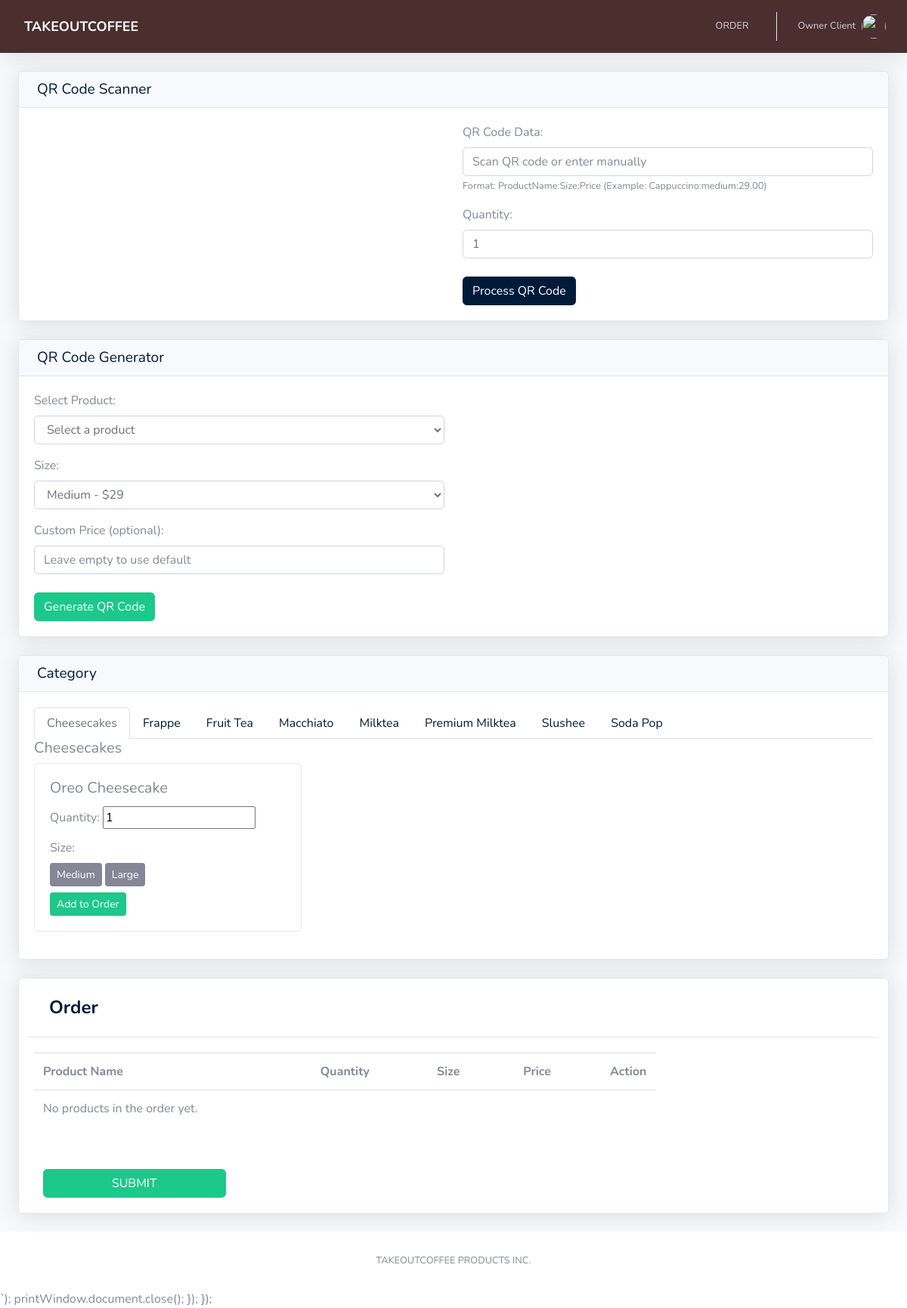
/pages/pos.php (signed in), run on the app's committed database.
### tables this page shows
CREATE TABLE `category` (
  `category_id` int(11) NOT NULL,
  `category_name` varchar(50) DEFAULT NULL
);

CREATE TABLE `product` (
  `PRODUCT_ID` int(11) NOT NULL,
  `PRODUCT_CODE` varchar(20) NOT NULL,
  `NAME` varchar(50) DEFAULT NULL,
  `quantity` decimal(10,2) DEFAULT NULL,
  `unit` varchar(50) DEFAULT NULL,
  `ing_name` varchar(255) DEFAULT NULL,
  `recipe_name` varchar(255) DEFAULT NULL,
  `DESCRIPTION` varchar(250) NOT NULL,
  `QTY_STOCK` int(50) DEFAULT NULL,
  `ON_HAND` int(250) NOT NULL,
  `PRICE` int(50) DEFAULT NULL,
  `expenses` decimal(10,2) DEFAULT NULL,
  `CATEGORY_ID` int(11) DEFAULT NULL,
  `SUPPLIER_ID` int(11) DEFAULT NULL,
  `DATE_STOCK_IN` varchar(50) NOT NULL,
  `recipe_id` int(11) DEFAULT NULL
);

### pages/pos.php (the view, shortened to what this page needs)
<?php
include '../includes/connection.php';
include '../includes/topp.php';
$priceList = [
    'medium' => 29,
    'large' => 39
];
?>
<div class="row mb-4">
    <div class="col-lg-12">
        <div class="card shadow">
            <div class="card-header py-2">
                <h4 class="m-1 text-lg text-primary">QR Code Scanner</h4>
            </div>
            <div class="card-body">
                <div class="row">
                    <div class="col-md-6">
                    </div>
                    <div class="col-md-6">
                        <form method="post" id="qr-form">
                            <div class="form-group">
                                <label for="qr_scan_data">QR Code Data:</label>
                                <input type="text" id="qr_scan_data" name="qr_scan_data" class="form-control" placeholder="Scan QR code or enter manually">
                                <small class="form-text text-muted">Format: ProductName:Size:Price (Example: Cappuccino:medium:29.00)</small>
                            </div>
                            <div class="form-group">
                                <label for="scan_quantity">Quantity:</label>
                                <input type="number" id="scan_quantity" name="scan_quantity" class="form-control" value="1" min="1">
                            </div>
                            <button type="submit" class="btn btn-primary mt-2">Process QR Code</button>
                        </form>
                    </div>
                </div>
            </div>
        </div>
    </div>
</div>
<div class="row mb-4">
    <div class="col-lg-12">
        <div class="card shadow">
            <div class="card-header py-2">
                <h4 class="m-1 text-lg text-primary">QR Code Generator</h4>
            </div>
            <div class="card-body">
                <div class="row">
                    <div class="col-md-6">
                        <form id="qr-generator-form">
                            <div class="form-group">
                                <label for="product-select">Select Product:</label>
                                <select id="product-select" class="form-control">
                                    <option value="">Select a product</option>
                                </select>
                            </div>
                            <div class="form-group">
                                <label>Size:</label>
                                <select id="qr-size" class="form-control">
                                    <option value="medium">Medium - $<?php echo $priceList['medium']; ?></option>
                                </select>
                            </div>
                            <div class="form-group">
                                <label for="custom-price">Custom Price (optional):</label>
                                <input type="number" id="custom-price" class="form-control" step="0.01" placeholder="Leave empty to use default">
                            </div>
                            <button type="button" id="generate-qr" class="btn btn-success mt-2">Generate QR Code</button>
                        </form>
                    </div>
                    <div class="col-md-6 text-center">
                    </div>
                </div>
            </div>
        </div>
    </div>
</div>
<div class="row">
    <div class="col-lg-12">
        <div class="card shadow mb-0">
            <div class="card-header py-2">
                <h4 class="m-1 text-lg text-primary">Category</h4>
            </div>
            <div class="card-body">
                <ul class="nav nav-tabs">
                    <?php
                    $categoryQuery = "SELECT category_id, category_name FROM category ORDER BY category_name";
                    $categoryResult = mysqli_query($db, $categoryQuery) or die('Error fetching categories: ' . mysqli_error($db));
                    $first = true;
                    while ($category = mysqli_fetch_assoc($categoryResult)): ?>
                        <li class="nav-item">
                            <a class="nav-link <?php echo $first ? 'active' : ''; ?>" href="#category<?php echo $category['category_id']; ?>" data-toggle="tab">
                                <?php echo $category['category_name']; ?>
                            </a>
                        </li>
                    <?php
                    $first = false;
                    endwhile; ?>
                </ul>
                <div class="tab-content">
                    <?php
                    mysqli_data_seek($categoryResult, 0);
                    $first = true;
                    while ($category = mysqli_fetch_assoc($categoryResult)):
                        $categoryId = $category['category_id'];
                        $categoryName = $category['category_name'];
                        $productQuery = "SELECT PRODUCT_ID, name FROM product WHERE category_id = $categoryId ORDER BY name";
                        $productResult = mysqli_query($db, $productQuery) or die('Error fetching products: ' . mysqli_error($db));
                    ?>
                        <div class="tab-pane fade <?php echo $first ? 'show active' : ''; ?>" id="category<?php echo $categoryId; ?>">
                            <h5><?php echo $categoryName; ?></h5>
                            <div class="row">
                                <?php while ($product = mysqli_fetch_assoc($productResult)): ?>
                                    <div class="col-md-4 mb-3">
                                        <div class="card">
                                            <div class="card-body">
                                                <h5 class="card-title"><?php echo htmlspecialchars($product['name']); ?></h5>
                                                <form method="post" action="pos.php?action=add&id=<?php echo $product['PRODUCT_ID']; ?>">
                                                    <label for="quantity-<?php echo $product['PRODUCT_ID']; ?>">Quantity:</label>
                                                    <input type="number" id="quantity-<?php echo $product['PRODUCT_ID']; ?>" name="quantity" value="1" min="1" required>
                                                    <div class="mt-2">
                                                        <label>Size:</label><br>
                                                        <button type="button" class="btn btn-secondary btn-sm size-btn" data-size="medium">Medium</button>
                                                        <button type="button" class="btn btn-secondary btn-sm size-btn" data-size="large">Large</button>
                                                    </div>
                                                    <button type="submit" name="addpos" class="btn btn-success btn-sm mt-2">Add to Order</button>
                                                </form>
                                            </div>
                                        </div>
                                    </div>
                                <?php endwhile; ?>
                            </div>
                        </div>
                    <?php
                        $first = false;
                    endwhile;
                    ?>
                </div>
            </div>
        </div>
    </div>
</div>
<br />
<div class="card shadow mb-4 col-md-12">
    <div class="card-header py-3 bg-white">
        <h4 class="m-2 font-weight-bold text-primary">Order</h4>
    </div>
    <div class="row">
        <div class="card-body col-md-9">
            <div class="table-responsive">
                <table class="table">
                    <tr>
                        <th width="50%">Product Name</th>
                        <th width="20%">Quantity</th>
                        <th width="15%">Size</th>
                        <th width="15%">Price</th>
                        <th width="10%">Action</th>
                    </tr>
                    <?php
                    if (!empty($_SESSION['pointofsale'])):
                        foreach ($_SESSION['pointofsale'] as $product):
                    ?>
                    <tr>
                        <td>
                            <?php echo htmlspecialchars($product['name']); ?>
                        </td>
                        <td>
                            <?php echo $product['quantity']; ?>
                        </td>
                        <td>
                            <?php echo isset($product['size']) ? htmlspecialchars($product['size']) : 'N/A'; ?>
                        </td>
                        <td>
                            <?php echo isset($product['price']) ? number_format($product['price'], 2) : 'N/A'; ?>
                        </td>
                        <td>
                            <a href="pos.php?action=delete&id=<?php echo $product['id']; ?>&size=<?php echo urlencode($product['size']); ?>">
                                <div class="btn bg-gradient-danger btn-danger"><i class="fas fa-fw fa-trash"></i></div>
                            </a>
                        </td>
                    </tr>
                    <?php
                        endforeach;
                    else:
                        echo "<tr><td colspan='5'>No products in the order yet.</td></tr>";
                    endif;
                    ?>
                </table>
            </div>
        </div>
    </div>
    <?php
include 'posside.php';
include '../includes/footer.php';
?>
                </body>
                </html>

### data on the page
category: category_name "Cheesecakes"
category: category_name "Frappe"
category: category_name "Fruit Tea"
category: category_name "Macchiato"
category: category_name "Milktea"
category: category_name "Premium Milktea"
category: category_name "Slushee"
category: category_name "Soda Pop"
product: NAME "Oreo Cheesecake"

### other printed values
$_SESSION['FIRST_NAME'] "Owner"
$_SESSION['LAST_NAME'] "Client"
